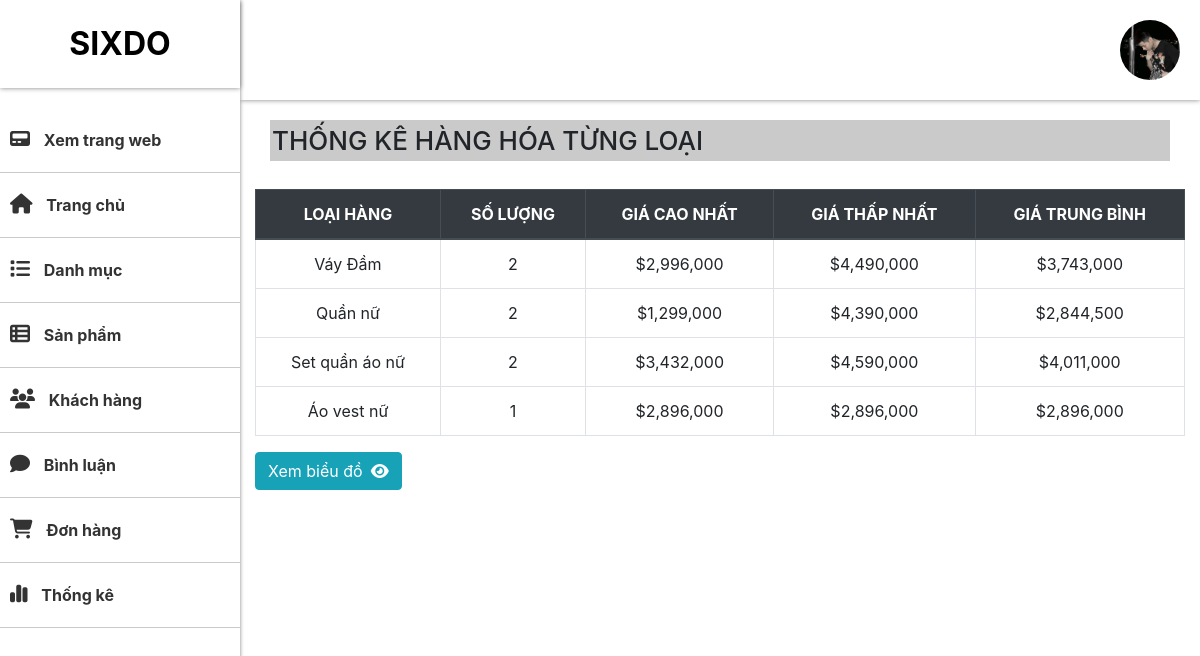
Screenshot of /admin/thongke/index.php (signed in) with the database file from the repository.
### tables this page shows
CREATE TABLE `loai` (
  `ma_loai` int(11) NOT NULL,
  `ten_loai` varchar(50) NOT NULL
);

### admin/thongke/index.php (called while the page is built, shortened)
<?php
require_once "../../global.php";
require_once "../../dao/thongke.php";
$items = thong_ke_product();
require "../layout.php";

### global.php (called while the page is built, shortened)
<?php
$UPLOAD_URL = "../../upload";

### DAO/pdo.php (called while the page is built, shortened)
<?php
function pdo_get_connection()
{
    $dburl = "mysql:host=localhost;dbname=duan_1;charset=utf8";
    $username = 'root';
    $password = '';
    $conn = new PDO($dburl, $username, $password);
    $conn->setAttribute(PDO::ATTR_ERRMODE, PDO::ERRMODE_EXCEPTION);
    return $conn;
}
function pdo_query($sql)
{
    $sql_args = array_slice(func_get_args(), 1);
    try {
        $conn = pdo_get_connection();
        $stmt = $conn->prepare($sql);
        $stmt->execute($sql_args);
        $rows = $stmt->fetchAll();
        return $rows;
    } catch (PDOException $e) {
        throw $e;
    } finally {
        unset($conn);
    }
}

### DAO/thongke.php (called while the page is built, shortened)
<?php
require_once 'pdo.php';
function thong_ke_product()
{
    $sql = "SELECT lo.ma_loai, lo.ten_loai,"
        . " COUNT(*) so_luong,"
        . " MIN(hh.Price) gia_min,"
        . " MAX(hh.Price) gia_max,"
        . " AVG(hh.Price) gia_avg"
        . " FROM products hh "
        . " JOIN loai lo ON lo.ma_loai=hh.ma_loai "
        . " GROUP BY lo.ma_loai, lo.ten_loai";
    return pdo_query($sql);
}

### admin/thongke/list.php (the view)
<section id="main">
    <div class="main-header">
    <div class="account-img">
                        <?php if (isset($_SESSION['user']) && $_SESSION['user']['Image'] != "") { ?>
                        <img src=" <?= $UPLOAD_URL . "/users/" . $_SESSION['user']['Image'] ?>" width="30" height="30"
                            class="account-image icon" alt="">
                        <?php } else { ?>
                        <?php }  ?>
                    </div>
    </div>
    <div class="content">
        <h1 class="heading">THỐNG KÊ HÀNG HÓA TỪNG LOẠI</h1>
    </div>
    <div class="container">
        <div class="box box-primary">
            <div class="box-body">
                <table width="100%" class="table table-hover table-bordered text-center">
                    <thead class="thead-dark">
                        <tr>
                            <th>LOẠI HÀNG</th>
                            <th>SỐ LƯỢNG</th>
                            <th>GIÁ CAO NHẤT</th>
                            <th>GIÁ THẤP NHẤT</th>
                            <th>GIÁ TRUNG BÌNH</th>
                        </tr>
                    </thead>
                    <tbody>
                        <?php
                        foreach ($items as $item) {
                            extract($item);
                        ?>
                        <tr>
                            <td><?= $ten_loai ?></td>
                            <td><?= $so_luong ?></td>
                            <td>$<?= number_format($gia_min, 0) ?></td>
                            <td>$<?= number_format($gia_max, 0) ?></td>
                            <td>$<?= number_format($gia_avg, 0) ?></td>
                        </tr>
                        <?php
                        }
                        ?>
                    </tbody>
                </table>
                <a href="index.php?chart" class="btn btn-info text-white">Xem biểu đồ<i class="fas fa-eye ml-2"></i></a>
            </div>
        </div>
    </div>
</section>

### content/styles/admin.css (style rules this page uses)
* { margin: 0; padding: 0; box-sizing: border-box; }
body { font-family: "Lato", sans-serif; }
#main { margin-left: 20%; width: 100%; display: flex; flex-direction: column; gap: 20px; overflow: hidden; }
.main-header { top: 0; right: 0; left: 20%; box-shadow: 0 0 5px gray; height: 100px; padding: 20px; display: flex; justify-content: end; align-items: center; z-index: 1; }
.main-header img { width: 60px; height: 60px; object-fit: cover; border-radius: 100%; }
.content { padding: 0 30px; width: 100%; margin: 0 auto; }
.heading { padding: 5px 2px; font-size: 26px; background-color: rgba(128, 128, 128, 0.421); }

### rows the page displays
loai: ten_loai "Váy Đầm", so_luong "2", gia_min "2,996,000", gia_max "4,490,000", gia_avg "3,743,000"
loai: ten_loai "Quần nữ", so_luong "2", gia_min "1,299,000", gia_max "4,390,000", gia_avg "2,844,500"
loai: ten_loai "Set quần áo nữ", so_luong "2", gia_min "3,432,000", gia_max "4,590,000", gia_avg "4,011,000"
loai: ten_loai "Áo vest nữ", so_luong "1", gia_min "2,896,000", gia_max "2,896,000", gia_avg "2,896,000"
